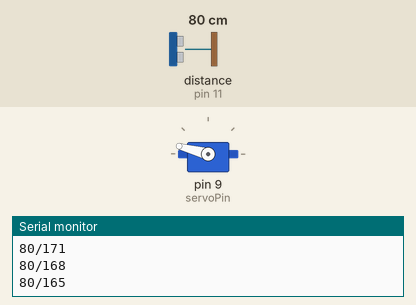
Recording of a sketch running on a simulated Arduino Uno, built with avr-gcc and run on an emulated ATmega328P. Parts: servo, the last lines printed to the serial monitor. Wiring (inferred from the names in the program): ultrasonic range finder: trigger pin 10; echo pin 11. The inputs (shaded band) are chosen by the test bench; at power-on: distance to the obstacle (sensor on pin 11) 80 cm. The echo pulse lasts 58.3 µs per cm.

Above: at 1.2 s.
1.3 s: distance to the obstacle (sensor on pin 11) set to 299 cm
At 2.2 s:
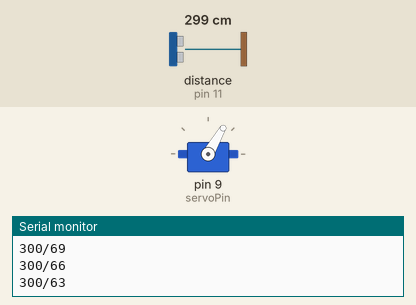
4.3 s: distance to the obstacle (sensor on pin 11) set to 35 cm
At 5.4 s:
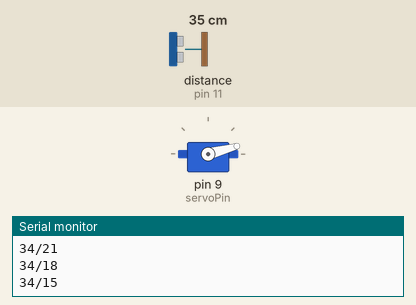
7.3 s: distance to the obstacle (sensor on pin 11) set to 60 cm
10.3 s: distance to the obstacle (sensor on pin 11) set to 2 cm
Timing chart, 0 to 14.3 s (numbered marks = the images above; inputs shaded):
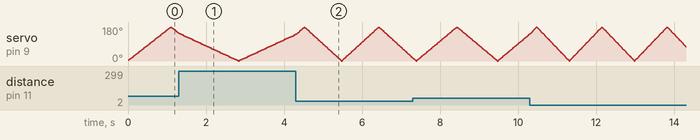

The sketch:

servo_control.ino
```cpp
// prova servo
#include <Servo.h>

// ogni 2,5 secondi lo faccio ruotare


Servo Servo1;
int servoPin = 9;
int trigPin = 10;
int echoPin = 11;
int goal = 0;
int sum = 3;
bool firstTime = true;
int duration;
int cm;

void setup() {
  // put your setup code here, to run once:ù
  Serial.begin(9600);
  pinMode(trigPin, OUTPUT);
  pinMode(echoPin, INPUT);
  Servo1.attach(servoPin);
  Servo1.write(goal);
}

void loop(){

  // sono passati 2,5 secondi --> 150°
  /*
  int reading = analogRead(potPin);
  int angle = map(reading, 0, 1023, 0, 180);
  Servo1.write(angle);
  */

  if (((goal == 180) || (goal == 0)) && (firstTime != true)) {
    sum = sum * -1;
  }

  goal = goal + sum;
  Servo1.write(goal);
  firstTime = false;

  // get the distance
  digitalWrite(trigPin, LOW);
  delayMicroseconds(2);
  digitalWrite(trigPin, HIGH);
  delayMicroseconds(5);
  digitalWrite(trigPin, LOW);

  duration = pulseIn(echoPin, HIGH);
  cm = microsecondsToCentimeters(duration);

  Serial.print(cm);
  Serial.print("/");
  Serial.println(goal);  // valore temporaeo. Da cambiare quando posso calcolare la distanza
  delay(13);

}


long microsecondsToCentimeters(long microseconds) {
  // The speed of sound is 340 m/s or 29 microseconds per centimeter.
  // The ping travels out and back, so to find the distance of the object we
  // take half of the distance travelled.
  return microseconds / 29 / 2;
}
```
